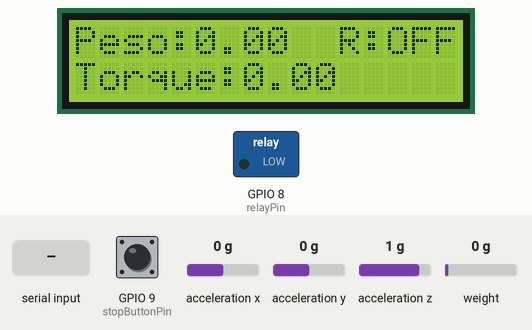
Recording of a sketch running on a simulated ESP8266 (NodeMCU). Shown: 16×2 character LCD, switched loads named in the sketch (green lamp = pin HIGH). The test bench sets the inputs (shaded band); at power-on: GPIO 9 (stopButtonPin) HIGH, weight on the scale 0 g, acceleration x 0 g, acceleration y 0 g, acceleration z 1 g. EEPROM starts erased; what the sketch prints to the serial monitor is not drawn.

Above: at 3.7 s.
3.8 s: GPIO 9 (stopButtonPin) pulled LOW for 0.6 s
At 4.4 s:
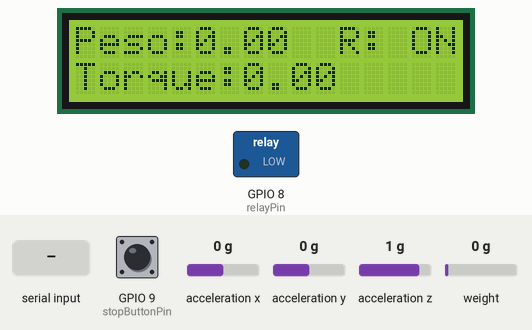
5.9 s: GPIO 9 (stopButtonPin) pulled LOW for 1 s
At 6.8 s:
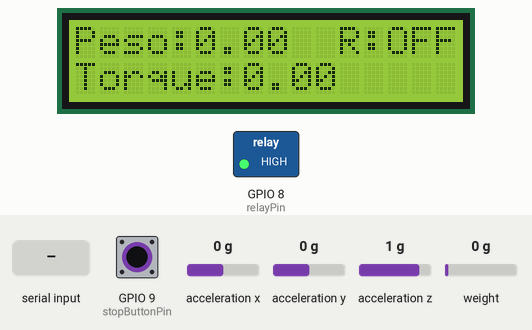
8.4 s: weight on the scale set to 100 g
At 9.9 s:
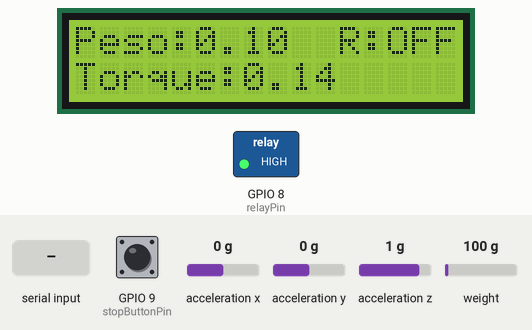
10.2 s: weight on the scale set to 1250 g
At 11.1 s:
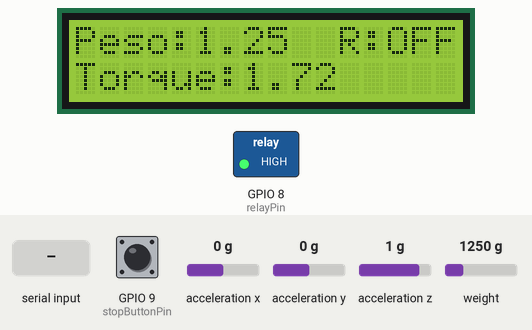
11.8 s: "t" received over Serial
At 13.3 s:
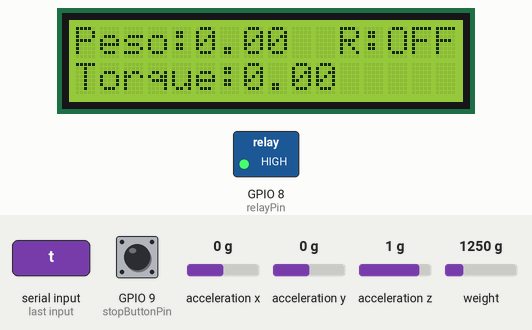
13.9 s: weight on the scale set to 3750 g
At 14.4 s:
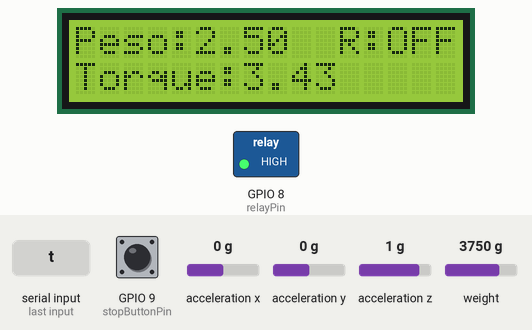
Timing chart, 0 to 16.5 s (numbered marks = the images above; inputs shaded):
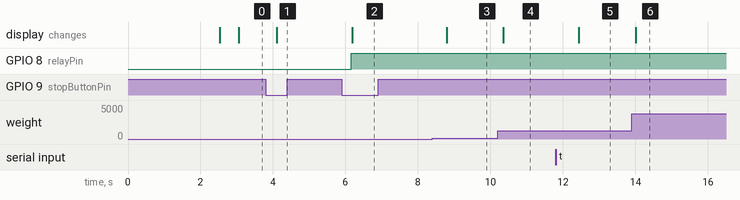

The sketch:

Control_final_torque_fallo.ino
```cpp
#include <Wire.h>
#include <LiquidCrystal_I2C.h>
#include <HX711_ADC.h>
#if defined(ESP8266)|| defined(ESP32) || defined(AVR)
#include <EEPROM.h>
#endif
#include <MPU6050.h>


// Definición de pines para HX711
const int HX711_dout = 4; // mcu > HX711 dout pin
const int HX711_sck = 5; // mcu > HX711 sck pin

// Definición de pines para LCD I2C
LiquidCrystal_I2C lcd(0x27, 16, 2);

// Definición de pines para MPU6050
MPU6050 mpu;

// Definición de pines para relay y botón de paro
const int relayPin = 8;
const int stopButtonPin = 9;

// Variables para celda de carga
//HX711 constructor:
HX711_ADC LoadCell(HX711_dout, HX711_sck);
const int calVal_eepromAdress = 0;
unsigned long t = 0;

// Variables para torque
const float distancia = 0.14; // Distancia en metros

// Variables para MPU6050
const float vibracionUmbral = 2.5;
bool relayActivado = false;
bool buttonState = HIGH;
bool lastButtonState = HIGH;

void setup() {
  //Inicialización de los componentes
  lcd.begin(16, 2);
  mpu.initialize();
  pinMode(relayPin, OUTPUT);
  pinMode(stopButtonPin, INPUT_PULLUP);
  lcd.backlight();
  Serial.begin(57600); delay(10);
  Serial.println();
  Serial.println("Starting...");
  float calibrationValue; // valor de calibración
  calibrationValue = 696.0;
#if defined(ESP8266) || defined(ESP32)
  //EEPROM.begin(512); // Descomenta esto si estás utilizando ESP8266 y deseas obtener este valor desde la memoria EEPROM.
#endif
  EEPROM.get(calVal_eepromAdress, calibrationValue); // Descomenta esto si deseas obtener este valor desde la memoria EEPROM.

  LoadCell.begin();
  //LoadCell.setReverseOutput();
  unsigned long stabilizingtime = 2000; // La precisión de la tarea puede mejorarse agregando unos segundos de tiempo de estabilización.
  boolean _tare = true; // Establece esto como falso si no deseas que la tara se realice en el próximo paso.
  LoadCell.start(stabilizingtime, _tare);
  if (LoadCell.getTareTimeoutFlag()) {
    Serial.println("Timeout, check MCU>HX711 wiring and pin designations");
  }
  else {
    LoadCell.setCalFactor(calibrationValue); // establece el factor de calibración (float)
    Serial.println("Startup is complete");
  }
  while (!LoadCell.update());
  Serial.print("Valor de calibración: ");
  Serial.println(LoadCell.getCalFactor());
  Serial.print("Tiempo de conversión medido por HX711 en milisegundos (ms): ");
  Serial.println(LoadCell.getConversionTime());
  Serial.print("Frecuencia de muestreo medida por HX711 en Hertzios (Hz): ");
  Serial.println(LoadCell.getSPS());
  Serial.print("Tiempo de estabilización medido por HX711 en milisegundos (ms): ");
  Serial.println(LoadCell.getSettlingTime());
  Serial.println("Ten en cuenta que el tiempo de estabilización puede aumentar significativamente si utilizas delay() en tu programa.");
  if (LoadCell.getSPS() < 7) {
    Serial.println("!!La tasa de muestreo es más baja que la especificación; verifica la conexión MCU>HX711, así como las designaciones de pines.");
  }
  else if (LoadCell.getSPS() > 100) {
    Serial.println("!!La tasa de muestreo es más alta que la especificación; verifica la conexión MCU>HX711, así como las designaciones de pines.");
  }

  lcd.setCursor(11, 0);
  lcd.print("R:OFF"); //mostramos el estado inicial del relé

}

void loop() {
  // Lectura del botón de paro
  buttonState = digitalRead(stopButtonPin);

  // Manejo del rebote del botón y activación inmediata
  if (buttonState == LOW && lastButtonState == HIGH) {
    relayActivado = !relayActivado; // Cambiar el estado del relay
    digitalWrite(relayPin, relayActivado ? LOW : HIGH);
    lcd.setCursor(11, 0);
    lcd.print(relayActivado ? "R: ON" : "R:OFF");
    Serial.println(relayActivado ? "Peligro, Relé activado" : "Relé apagado");
  }

  lastButtonState = buttonState; //Se actualiza el estado del botón

  static boolean newDataReady = 0;
  const int serialPrintInterval = 500; //Aumenta el valor para reducir la actividad de impresión en serie.

  // revisar por nueva información/comenzar conversión:
  if (LoadCell.update()) newDataReady = true;

  // obtener el valor suavizado del conjunto de datos:
  if (newDataReady) {
    if (millis() > t + serialPrintInterval) {
      float peso = LoadCell.getData()/1000;//Obtenemos el valor en kilogramos
      Serial.print("Peso kg ");
      Serial.println(peso);
      newDataReady = 0;
      t = millis();
      // Mostrar peso en el LCD
      lcd.setCursor(0, 0);
      lcd.print("Peso:");
      lcd.print(peso);

      // Calcular y mostrar torque en el LCD y por serial
      float fuerza = peso * 9.8; // Convertir peso a fuerza en newtons
      float torque = fuerza * distancia;//Calcular el torque

      lcd.setCursor(0, 1);
      lcd.print("Torque:");
      lcd.print(torque,2);

      Serial.print("Torque: ");
      Serial.println(torque,2);
    }
  }

  // Recibe el comando desde el terminal serie, envía 't' para iniciar la operación de tara
  if (Serial.available() > 0) {
    char inByte = Serial.read();
    if (inByte == 't') LoadCell.tareNoDelay();
  }

  // Verifica si la última operación de tara ha sido completada:
  if (LoadCell.getTareStatus() == true) {
    Serial.println("Tare complete");
  }

  // Lectura de MPU6050
  float accelX_gravity  = mpu.getAccelerationX();
  float vibracionX = accelX_gravity / 16384.0; // Convertir a unidades de gravedad
  float accelY_gravity  = mpu.getAccelerationY();
  float vibracionY = accelY_gravity / 16384.0; // Convertir a unidades de gravedad
  float accelZ_gravity  = mpu.getAccelerationZ();
  float vibracionZ = accelZ_gravity / 16384.0; // Convertir a unidades de gravedad

  // Mostrar los valores en el monitor serial
  Serial.print("Vibraciones (g): ");
  Serial.print("X: ");
  Serial.print(vibracionX);
  Serial.print(", Y: ");
  Serial.print(vibracionY);
  Serial.print(", Z: ");
  Serial.println(vibracionZ);

  // Verificar vibración y activar relay si es necesario
  if (abs(vibracionX) > vibracionUmbral || abs(vibracionY) > vibracionUmbral || abs(vibracionZ) > vibracionUmbral) {
    digitalWrite(relayPin, LOW);
    relayActivado = true;
    lcd.setCursor(11, 0);
    lcd.print("R: ON");
    Serial.println("Peligro, Relé activado");
  }
  delay(500); // Esperar medio segundo
}
```

Measured:
- after the input at 3.8 s, the display: changes after 0.30 s (image 1)
- after the input at 5.9 s, GPIO 8 (relayPin): LOW → HIGH after 0.27 s; the display: changes after 0.29 s (image 2)
- after the input at 8.4 s, the display: changes after 0.40 s (image 3)
- after the input at 10.2 s, the display: changes after 0.16 s (image 4)
- after the input at 11.8 s, the display: changes after 0.64 s (image 5)
- after the input at 13.9 s, the display: changes after 0.11 s (image 6)
